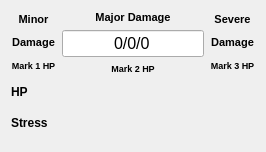
        <widget class="QFrame" name="frame">
         <property name="frameShape">
          <enum>QFrame::Shape::NoFrame</enum>
         </property>
         <layout class="QVBoxLayout" name="verticalLayout_5">
          <item>
           <layout class="QHBoxLayout" name="horizontalLayout_3">
            <item>
             <layout class="QVBoxLayout" name="verticalLayout_2">
              <item>
               <widget class="QLabel" name="label_64">
                <property name="sizePolicy">
                 <sizepolicy hsizetype="Preferred" vsizetype="Preferred">
                  <horstretch>0</horstretch>
                  <verstretch>0</verstretch>
                 </sizepolicy>
                </property>
                <property name="font">
                 <font>
                  <pointsize>8</pointsize>
                  <bold>true</bold>
                 </font>
                </property>
                <property name="text">
                 <string>Minor</string>
                </property>
                <property name="alignment">
                 <set>Qt::AlignmentFlag::AlignCenter</set>
                </property>
                <property name="wordWrap">
                 <bool>true</bool>
                </property>
               </widget>
              </item>
              <item>
               <widget class="QLabel" name="label_70">
                <property name="sizePolicy">
                 <sizepolicy hsizetype="Preferred" vsizetype="Preferred">
                  <horstretch>0</horstretch>
                  <verstretch>0</verstretch>
                 </sizepolicy>
                </property>
                <property name="font">
                 <font>
                  <pointsize>8</pointsize>
                  <bold>true</bold>
                 </font>
                </property>
                <property name="text">
                 <string>Damage</string>
                </property>
                <property name="alignment">
                 <set>Qt::AlignmentFlag::AlignCenter</set>
                </property>
                <property name="wordWrap">
                 <bool>true</bool>
                </property>
               </widget>
              </item>
              <item>
               <widget class="QLabel" name="label_67">
                <property name="sizePolicy">
                 <sizepolicy hsizetype="Minimum" vsizetype="Preferred">
                  <horstretch>0</horstretch>
                  <verstretch>0</verstretch>
                 </sizepolicy>
                </property>
                <property name="minimumSize">
                 <size>
                  <width>45</width>
                  <height>0</height>
                 </size>
                </property>
                <property name="font">
                 <font>
                  <pointsize>7</pointsize>
                  <bold>true</bold>
                 </font>
                </property>
                <property name="text">
                 <string>Mark 1 HP</string>
                </property>
                <property name="alignment">
                 <set>Qt::AlignmentFlag::AlignCenter</set>
                </property>
                <property name="wordWrap">
                 <bool>true</bool>
                </property>
               </widget>
              </item>
             </layout>
            </item>
            <item>
             <layout class="QVBoxLayout" name="verticalLayout_3">
              <item>
               <widget class="QLabel" name="label_65">
                <property name="sizePolicy">
                 <sizepolicy hsizetype="Preferred" vsizetype="Preferred">
                  <horstretch>0</horstretch>
                  <verstretch>0</verstretch>
                 </sizepolicy>
                </property>
                <property name="minimumSize">
                 <size>
                  <width>79</width>
                  <height>0</height>
                 </size>
                </property>
                <property name="font">
                 <font>
                  <pointsize>8</pointsize>
                  <bold>true</bold>
                 </font>
                </property>
                <property name="text">
                 <string>Major Damage</string>
                </property>
                <property name="alignment">
                 <set>Qt::AlignmentFlag::AlignCenter</set>
                </property>
                <property name="wordWrap">
                 <bool>true</bool>
                </property>
               </widget>
              </item>
              <item>
               <widget class="QLineEdit" name="edtMinorDamageThreshold">
                <property name="font">
                 <font>
                  <pointsize>12</pointsize>
                 </font>
                </property>
                <property name="styleSheet">
                 <string notr="true"/>
                </property>
                <property name="text">
                 <string>0/0/0</string>
                </property>
                <property name="alignment">
                 <set>Qt::AlignmentFlag::AlignCenter</set>
                </property>
                <property name="dmhValue" stdset="0">
                 <string>thresholds</string>
                </property>
               </widget>
              </item>
              <item>
               <widget class="QLabel" name="label_68">
                <property name="sizePolicy">
                 <sizepolicy hsizetype="Preferred" vsizetype="Preferred">
                  <horstretch>0</horstretch>
                  <verstretch>0</verstretch>
                 </sizepolicy>
                </property>
                <property name="font">
                 <font>
                  <pointsize>7</pointsize>
                  <bold>true</bold>
                 </font>
                </property>
                <property name="text">
                 <string>Mark 2 HP</string>
                </property>
                <property name="alignment">
                 <set>Qt::AlignmentFlag::AlignCenter</set>
                </property>
                <property name="wordWrap">
                 <bool>true</bool>
                </property>
               </widget>
              </item>
             </layout>
            </item>
            <item>
             <layout class="QVBoxLayout" name="verticalLayout_4">
              <item>
               <widget class="QLabel" name="label_66">
                <property name="sizePolicy">
                 <sizepolicy hsizetype="Preferred" vsizetype="Preferred">
                  <horstretch>0</horstretch>
                  <verstretch>0</verstretch>
                 </sizepolicy>
                </property>
                <property name="font">
                 <font>
                  <pointsize>8</pointsize>
                  <bold>true</bold>
                 </font>
                </property>
                <property name="text">
                 <string>Severe</string>
                </property>
                <property name="alignment">
                 <set>Qt::AlignmentFlag::AlignCenter</set>
                </property>
                <property name="wordWrap">
                 <bool>true</bool>
                </property>
               </widget>
              </item>
              <item>
               <widget class="QLabel" name="label_72">
                <property name="sizePolicy">
                 <sizepolicy hsizetype="Preferred" vsizetype="Preferred">
                  <horstretch>0</horstretch>
                  <verstretch>0</verstretch>
                 </sizepolicy>
                </property>
                <property name="font">
                 <font>
                  <pointsize>8</pointsize>
                  <bold>true</bold>
                 </font>
                </property>
                <property name="text">
                 <string>Damage</string>
                </property>
                <property name="alignment">
                 <set>Qt::AlignmentFlag::AlignCenter</set>
                </property>
                <property name="wordWrap">
                 <bool>true</bool>
                </property>
               </widget>
              </item>
              <item>
               <widget class="QLabel" name="label_69">
                <property name="sizePolicy">
                 <sizepolicy hsizetype="Fixed" vsizetype="Preferred">
                  <horstretch>0</horstretch>
                  <verstretch>0</verstretch>
                 </sizepolicy>
                </property>
                <property name="minimumSize">
                 <size>
                  <width>45</width>
                  <height>0</height>
                 </size>
                </property>
                <property name="font">
                 <font>
                  <pointsize>7</pointsize>
                  <bold>true</bold>
                 </font>
                </property>
                <property name="text">
                 <string>Mark 3 HP</string>
                </property>
                <property name="alignment">
                 <set>Qt::AlignmentFlag::AlignCenter</set>
                </property>
                <property name="wordWrap">
                 <bool>true</bool>
                </property>
               </widget>
              </item>
             </layout>
            </item>
           </layout>
          </item>
          <item>
           <layout class="QFormLayout" name="formLayout_6">
            <property name="horizontalSpacing">
             <number>1</number>
            </property>
            <property name="verticalSpacing">
             <number>1</number>
            </property>
            <item row="0" column="0">
             <widget class="QLabel" name="label_73">
              <property name="font">
               <font>
                <bold>true</bold>
               </font>
              </property>
              <property name="text">
               <string>HP</string>
              </property>
             </widget>
            </item>
            <item row="0" column="1">
             <widget class="QFrame" name="frameHitPoints">
              <property name="sizePolicy">
               <sizepolicy hsizetype="MinimumExpanding" vsizetype="Fixed">
                <horstretch>0</horstretch>
                <verstretch>0</verstretch>
               </sizepolicy>
              </property>
              <property name="minimumSize">
               <size>
                <width>0</width>
                <height>30</height>
               </size>
              </property>
              <property name="maximumSize">
               <size>
                <width>16777215</width>
                <height>30</height>
               </size>
              </property>
              <property name="frameShape">
               <enum>QFrame::Shape::NoFrame</enum>
              </property>
              <property name="dmhValue" stdset="0">
               <string>hit_points</string>
              </property>
             </widget>
            </item>
            <item row="1" column="0">
             <widget class="QLabel" name="label_74">
              <property name="font">
               <font>
                <bold>true</bold>
               </font>
              </property>
              <property name="text">
               <string>Stress</string>
              </property>
             </widget>
            </item>
            <item row="1" column="1">
             <widget class="QFrame" name="frameStress">
              <property name="sizePolicy">
               <sizepolicy hsizetype="MinimumExpanding" vsizetype="Fixed">
                <horstretch>0</horstretch>
                <verstretch>0</verstretch>
               </sizepolicy>
              </property>
              <property name="minimumSize">
               <size>
                <width>0</width>
                <height>30</height>
               </size>
              </property>
              <property name="maximumSize">
               <size>
                <width>16777215</width>
                <height>30</height>
               </size>
              </property>
              <property name="frameShape">
               <enum>QFrame::Shape::NoFrame</enum>
              </property>
              <property name="dmhValue" stdset="0">
               <string>stress</string>
              </property>
             </widget>
            </item>
           </layout>
          </item>
         </layout>
        </widget>
